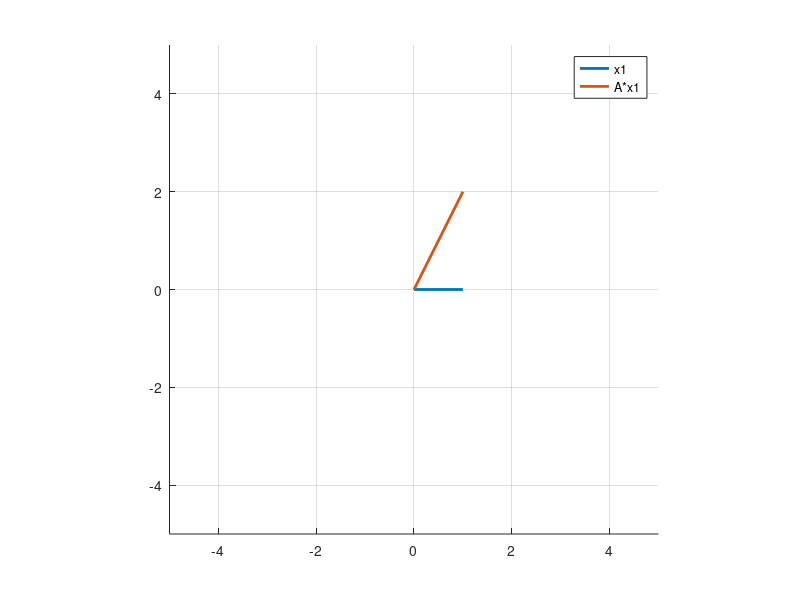

Here is the MATLAB script that generated this plot:
clc;
clear all;
close all;
clf;

axis_low = -5;
axis_high = 5;


A = [1, 2; 2, 1];
x1 = [1; 0];
x2 = [0; 1];
Ax1 = A*x1;
Ax2 = A*x2;


hold on
plot([0, x1(1)], [0, x1(2)], "linewidth", 2, "color", [0 0.4470 0.7410], ";x1;")
hold on
plot([0, Ax1(1)], [0, Ax1(2)], "linewidth", 2, "color", [0.8500 0.3250 0.0980], ";A*x1;");

grid on;
box off;
axis ([axis_low, axis_high, axis_low, axis_high], "square");
pause
